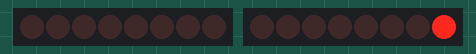
Recording of a sketch running on a simulated Arduino Uno, built with avr-gcc and run on an emulated ATmega328P. Shown: 2 × 8 shift-register outputs drawn as a row of LEDs (first output left, lit = HIGH). Wiring (inferred from the names in the program): 2 × shift register (74HC595): data pin 7, shift clock pin 9, latch pin 12 / data pin 13, shift clock pin 11, latch pin 8. Wiring (inferred from the signals the program sends): 2 × row of LEDs: on Q0, Q1, Q2, Q3, Q4, Q5, Q6, Q7 / on Q0, Q1, Q2, Q3, Q4, Q5, Q6, Q7.

Above: at 0.15 s.
At 4.79 s:
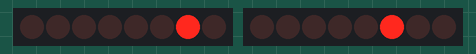
At 9.75 s:
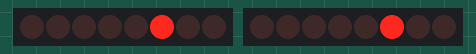
At 19.66 s:
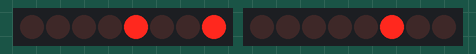
At 29.49 s:
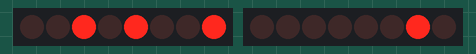
At 39.74 s:
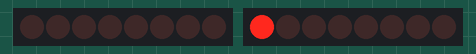
Timing chart, 0 to 40.0 s (numbered marks = the images above):
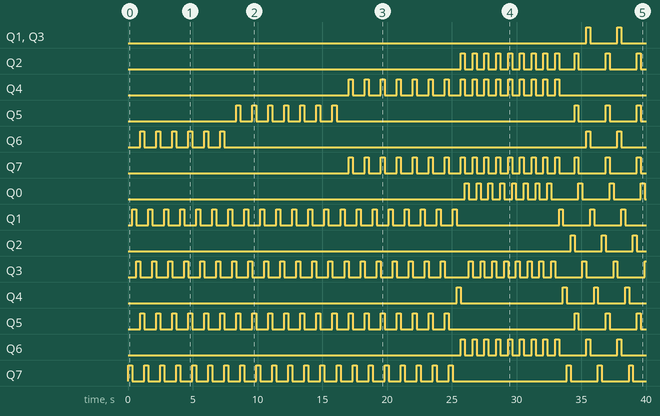

Measured:
- by itself, Q1, Q3: LOW → HIGH at 35.4 s, → LOW 0.30 s later, → HIGH 2.1 s later, → LOW 0.30 s later, … (4 changes in this stretch)
- by itself, Q2: LOW → HIGH at 25.7 s, → LOW 0.31 s later, → HIGH 0.60 s later, → LOW 0.31 s later, … (24 changes in this stretch)
- by itself, Q4: goes 7 × (HIGH 0.31 s, LOW 0.93 s), 8 × (HIGH 0.31 s, LOW 0.60 s), HIGH 0.30 s, then LOW
- by itself, Q5: LOW → HIGH at 8.4 s, → LOW 0.31 s later, → HIGH 0.93 s later, → LOW 0.31 s later, … (20 changes in this stretch)
- by itself, Q6: goes 5 × (HIGH 0.31 s, LOW 0.93 s), HIGH 0.31 s, LOW 28.0 s, HIGH 0.30 s, LOW 2.1 s, HIGH 0.30 s, then LOW
- by itself, Q7: LOW → HIGH at 17.0 s, → LOW 0.31 s later, → HIGH 0.93 s later, → LOW 0.31 s later, … (38 changes in this stretch)
- by itself, Q0: goes 7 × (HIGH 0.30 s, LOW 0.61 s), 3 × (HIGH 0.30 s, LOW 2.1 s), HIGH 0.30 s, then LOW
- by itself, Q1: LOW → HIGH at 0.31 s, → LOW 0.31 s later, → HIGH 0.93 s later, → LOW 0.31 s later, … (48 changes in this stretch)

The sketch:

Sketch1.ino
```cpp
/*
 Name:		Sketch1.ino
 Created:	25.02.2017 14:08:23
 Author:	Dennis
*/

//Zeilen: 8 Stück
int latchPin = 12;
int clockPin = 11;
int dataPin = 13;

byte leds = 0;
byte leds_2 = 0;

//Spalten: 16 Stück
int currentLED = 6;
int currentLED_2 = 3;

int latchPin_2 = 8;
int clockPin_2 = 9;
int dataPin_2 = 7;

int zeichenKette[8];

byte font[3][2] = {
	{ 0x05, 0x02 },
	{ 0x02, 0x05 },
	{ 0x07, 0x04 },
};
byte fontZahlen[10][8] = {
	{ 0x07, 0x05, 0x05, 0x05, 0x05, 0x05, 0x05, 0x07 },		//0
	{ 0x01, 0x01, 0x01, 0x01, 0x01, 0x05, 0x03, 0x01 },		//1
	{ 0x07, 0x04, 0x04, 0x04, 0x07, 0x01, 0x01, 0x07 },		//2
	{ 0x07, 0x01, 0x01, 0x01, 0x07, 0x01, 0x01, 0x07 },		//3
	{ 0x01, 0x01, 0x01, 0x01, 0x07, 0x05, 0x05, 0x05 },		//5
	{ 0x07, 0x01, 0x01, 0x01, 0x07, 0x04, 0x04, 0x07 },		//5
	{ 0x07, 0x05, 0x05, 0x05, 0x07, 0x04, 0x04, 0x07 },		//6
	{ 0x01, 0x01, 0x01, 0x01, 0x01, 0x05, 0x05, 0x07 },		//7
	{ 0x07, 0x05, 0x05, 0x05, 0x07, 0x05, 0x05, 0x07 },		//8
	{ 0x07, 0x01, 0x01, 0x01, 0x07, 0x05, 0x05, 0x07 },		//9
};

// the setup function runs once when you press reset or power the board
void setup() {
	pinMode(latchPin, OUTPUT);
	pinMode(dataPin, OUTPUT);
	pinMode(clockPin, OUTPUT);

	pinMode(latchPin_2, OUTPUT);
	pinMode(dataPin_2, OUTPUT);
	pinMode(clockPin_2, OUTPUT);

	leds = 0;

}


void TestLauflicht()
{
	leds_2 = 0x80;
	for (int k = 0; k < 8; k++)
	{
		for (int i = 0; i < 100; i++)
		{
			leds = 0;
			leds_2 = 0x0A << k;

			bitSet(leds, 6 );
			//bitSet(leds_2, 3+k);
			//bitSet(leds_2, 5);
			Serial.println("Hex1:");
			Serial.println(leds, HEX);

			Serial.println("Erstes:\n");
			Serial.println(leds);
			Serial.println(leds_2);

			digitalWrite(latchPin, LOW);
			shiftOut(dataPin, clockPin, LSBFIRST, leds);
			digitalWrite(latchPin, HIGH);

			digitalWrite(latchPin_2, LOW);
			shiftOut(dataPin_2, clockPin_2, LSBFIRST, leds_2);
			digitalWrite(latchPin_2, HIGH);

			delay(10);

			leds = 0;
			//leds_2 = 0;
			leds_2 = 0x04 << k;
			bitSet(leds, 7 );
			//bitSet(leds_2, 4+k);
			Serial.println("Hex2:");
			Serial.println(leds, HEX);

			Serial.println("Zweites:\n");
			Serial.println(leds);
			Serial.println(leds_2);

			digitalWrite(latchPin, LOW);
			shiftOut(dataPin, clockPin, LSBFIRST, leds);
			digitalWrite(latchPin, HIGH);

			digitalWrite(latchPin_2, LOW);
			shiftOut(dataPin_2, clockPin_2, LSBFIRST, leds_2);
			digitalWrite(latchPin_2, HIGH);

			delay(10);
		}
	}

}

void Zeichen(int zeichen, int start)
{
	byte tempZeichen;
	for (int i = 0; i < sizeof(font[0]); i++)
	{
		tempZeichen = font[zeichen][i] << start;

		Serial.println(tempZeichen, HEX);

		digitalWrite(latchPin, LOW);
		shiftOut(dataPin, clockPin, LSBFIRST, (0x40 << i));
		digitalWrite(latchPin, HIGH);

		digitalWrite(latchPin_2, LOW);
		shiftOut(dataPin_2, clockPin_2, LSBFIRST, tempZeichen);
		digitalWrite(latchPin_2, HIGH);

		delay(10);
	}
}

void musterInit(String zeichen)
{
	Serial.println("Zeichenlange:");
	Serial.println(zeichen.length());


	zeichenKette[0] = 0;
	zeichenKette[1] = 0;					//Anzahl Zeilen --> Zeilen
	for (int j = 0; j < 2; j++)
	{
		Serial.println("Durchgang: ");
		for (int i = 0; i < zeichen.length(); i++)
		{
			if (zeichen[i] == '0')
			{
				if (i == 0)
					zeichenKette[j] = font[0][j];
				else {
					zeichenKette[j] = zeichenKette[j] << 4;
					zeichenKette[j] += font[0][j];
				}

				Serial.println(zeichenKette[j], BIN);
				//break;
			}
			else if (zeichen[i] == '1')
			{
				if (i == 0)
					zeichenKette[j] = font[1][j];
				else {
					zeichenKette[j] = zeichenKette[j] << 4;
					zeichenKette[j] += font[1][j];
				}
				Serial.println(zeichenKette[j], BIN);
				//break;
			}
			else if (zeichen[i] == '2')
			{
				if (i == 0)
					zeichenKette[j] = font[2][j];
				else {
					zeichenKette[j] = zeichenKette[j] << 4;
					zeichenKette[j] += font[2][j];
				}
				Serial.println(zeichenKette[j], BIN);
				//break;
			}


		}
	}

	Serial.println("zeichenkette1:");
	Serial.println(zeichenKette[0], BIN);
	Serial.println(zeichenKette[1], BIN);
	Serial.println("zeichenkette1_ende:");

}


void Zeichen2(int start)
{
	byte tempZeichen;
	for (int i = 0; i < 8; i++)
	{
		tempZeichen = zeichenKette[i] >> (8-start);

		Serial.println(tempZeichen, BIN);

		digitalWrite(latchPin, LOW);
		shiftOut(dataPin, clockPin, LSBFIRST, (0x01 << i));
		digitalWrite(latchPin, HIGH);

		digitalWrite(latchPin_2, LOW);
		shiftOut(dataPin_2, clockPin_2, LSBFIRST, tempZeichen);
		digitalWrite(latchPin_2, HIGH);

		delay(10);
	}
}


//1. 1byte um die länge nach rechts 2tes byte um länge und um 8 nach rechts. Beide loslaufen lassen
//2. Warten bis erstes byte um 8 nach links verschoben wurde und dann zewites byte anfangen loslaufen zu lassen
void Zeichen2_neu(int start)		//neu 9.3.17
{
	byte tempZeichen;
	for (int i = 0; i < 8; i++)
	{
		tempZeichen = zeichenKette[i] >> (8 - start);

		Serial.println(tempZeichen, BIN);

		digitalWrite(latchPin, LOW);
		shiftOut(dataPin, clockPin, LSBFIRST, (0x01 << i));
		digitalWrite(latchPin, HIGH);

		digitalWrite(latchPin_2, LOW);
		shiftOut(dataPin_2, clockPin_2, LSBFIRST, tempZeichen);
		digitalWrite(latchPin_2, HIGH);

		delay(10);
	}
}


void Lauflicht2(String muster)
{
	musterInit(muster);
	for (int i = 0; i < 2*8; i++)
	{
		for(int k =0; k<100; k++)
			Zeichen2(i);
	}
}

//neu 9.3.17
//String max 4 Zeichen, da Int
void musterInitZ(String zeichen)
{
	Serial.println("Zeichenlange:");
	Serial.println(zeichen.length());

	for (int i = 0; i < 8; i++)
	{
		zeichenKette[i] = 0;
	}
					//Anzahl Zeilen --> Zeilen
	for (int j = 0; j < 8; j++)
	{
		Serial.println("Durchgang: ");
		for (int i = 0; i < zeichen.length(); i++)
		{
			if (zeichen[i] == '0')
			{
				if (i == 0)
					zeichenKette[j] = font[0][j];
				else {
					zeichenKette[j] = zeichenKette[j] << 4;
					zeichenKette[j] += font[0][j];
				}

				Serial.println(zeichenKette[j], BIN);
				//break;
			}
			else if (zeichen[i] == '1')
			{
				if (i == 0)
					zeichenKette[j] = font[1][j];
				else {
					zeichenKette[j] = zeichenKette[j] << 4;
					zeichenKette[j] += font[1][j];
				}
				Serial.println(zeichenKette[j], BIN);
				//break;
			}
			else if (zeichen[i] == '2')
			{
				if (i == 0)
					zeichenKette[j] = font[2][j];
				else {
					zeichenKette[j] = zeichenKette[j] << 4;
					zeichenKette[j] += font[2][j];
				}
				Serial.println(zeichenKette[j], BIN);
				//break;
			}
			else if (zeichen[i] == '3')
			{
				if (i == 0)
					zeichenKette[j] = font[3][j];
				else {
					zeichenKette[j] = zeichenKette[j] << 4;
					zeichenKette[j] += font[3][j];
				}
				Serial.println(zeichenKette[j], BIN);
				//break;
			}
			else if (zeichen[i] == '4')
			{
				if (i == 0)
					zeichenKette[j] = font[4][j];
				else {
					zeichenKette[j] = zeichenKette[j] << 4;
					zeichenKette[j] += font[4][j];
				}
				Serial.println(zeichenKette[j], BIN);
				//break;
			}
			else if (zeichen[i] == '5')
			{
				if (i == 0)
					zeichenKette[j] = font[5][j];
				else {
					zeichenKette[j] = zeichenKette[j] << 4;
					zeichenKette[j] += font[5][j];
				}
				Serial.println(zeichenKette[j], BIN);
				//break;
			}
			else if (zeichen[i] == '6')
			{
				if (i == 0)
					zeichenKette[j] = font[6][j];
				else {
					zeichenKette[j] = zeichenKette[j] << 4;
					zeichenKette[j] += font[6][j];
				}
				Serial.println(zeichenKette[j], BIN);
				//break;
			}
			else if (zeichen[i] == '7')
			{
				if (i == 0)
					zeichenKette[j] = font[7][j];
				else {
					zeichenKette[j] = zeichenKette[j] << 4;
					zeichenKette[j] += font[7][j];
				}
				Serial.println(zeichenKette[j], BIN);
				//break;
			}
			else if (zeichen[i] == '8')
			{
				if (i == 0)
					zeichenKette[j] = font[8][j];
				else {
					zeichenKette[j] = zeichenKette[j] << 4;
					zeichenKette[j] += font[8][j];
				}
				Serial.println(zeichenKette[j], BIN);
				//break;
			}
			else if (zeichen[i] == '9')
			{
				if (i == 0)
					zeichenKette[j] = font[9][j];
				else {
					zeichenKette[j] = zeichenKette[j] << 4;
					zeichenKette[j] += font[9][j];
				}
				Serial.println(zeichenKette[j], BIN);
				//break;
			}


		}
	}

	Serial.println("zeichenkette1:");
	Serial.println(zeichenKette[0], BIN);
	Serial.println(zeichenKette[1], BIN);
	Serial.println("zeichenkette1_ende:");

}

void musterInitZ_test(String zeichen)
{
	Serial.println("Zeichenlange:");
	Serial.println(zeichen.length());

	for (int i = 0; i < 8; i++)
	{
		zeichenKette[i] = 0;
	}
	//Anzahl Zeilen --> Zeilen
	for (int j = 0; j < 8; j++)
	{
		Serial.println("Durchgang: ");
		for (int i = 0; i < zeichen.length(); i++)
		{

				if (i == 0)
					zeichenKette[j] = font[(int)zeichen[i]][j];
				else {
					zeichenKette[j] = zeichenKette[j] << 4;
					zeichenKette[j] += font[(int)zeichen[i]][j];
				}

				Serial.println(zeichenKette[j], BIN);


		}
	}

	Serial.println("zeichenkette1:");
	Serial.println(zeichenKette[0], BIN);
	Serial.println(zeichenKette[1], BIN);
	Serial.println("zeichenkette1_ende:");

}


// the loop function runs over and over again until power down or reset
void loop() {

	//TestLauflicht();

	Lauflicht2("0123");

	/*leds = 0;

	if (currentLED == 7)
	{
		currentLED = 6;
	}
	else
	{
		currentLED++;
	}

	bitSet(leds, currentLED);

	Serial.println(leds, HEX);

	digitalWrite(latchPin, LOW);
	shiftOut(dataPin, clockPin, LSBFIRST, 0xC0);
	digitalWrite(latchPin, HIGH);

	for (int i = 3; i < 8; i++)
	{
		leds_2 = 0;
		bitSet(leds_2, i);
		bitSet(leds_2, 7-i+3);
		digitalWrite(latchPin_2, LOW);
		shiftOut(dataPin_2, clockPin_2, LSBFIRST, leds_2);
		digitalWrite(latchPin_2, HIGH);
		delay(500);

	}*/


	/*bitSet(leds, 0);
	Serial.println("Hallo");
	Serial.println(leds);

	digitalWrite(latchPin, LOW);
	shiftOut(dataPin, clockPin, LSBFIRST, leds);
	digitalWrite(latchPin, HIGH);

	digitalWrite(latchPin_2, LOW);
	shiftOut(dataPin_2, clockPin_2, LSBFIRST, leds);
	digitalWrite(latchPin_2, HIGH);


	delay(1000);

	bitSet(leds, 0);

	digitalWrite(latchPin, LOW);
	shiftOut(dataPin, clockPin, LSBFIRST, leds);
	digitalWrite(latchPin, HIGH);

	delay(1000);*/

}
```
